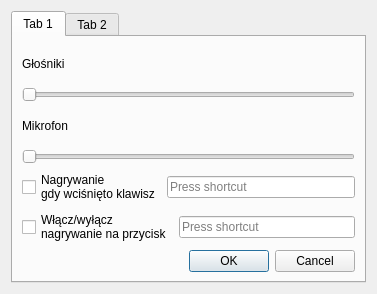
<?xml version="1.0" encoding="UTF-8"?>
<ui version="4.0">
 <class>SettingsDialog</class>
 <widget class="QDialog" name="SettingsDialog">
  <property name="windowModality">
   <enum>Qt::WindowModal</enum>
  </property>
  <property name="geometry">
   <rect>
    <x>0</x>
    <y>0</y>
    <width>377</width>
    <height>294</height>
   </rect>
  </property>
  <property name="minimumSize">
   <size>
    <width>370</width>
    <height>290</height>
   </size>
  </property>
  <property name="windowTitle">
   <string>Ustawienia</string>
  </property>
  <layout class="QVBoxLayout" name="verticalLayout_4">
   <item>
    <layout class="QVBoxLayout" name="verticalLayout_3">
     <item>
      <widget class="QTabWidget" name="tabWidget">
       <property name="currentIndex">
        <number>0</number>
       </property>
       <widget class="QWidget" name="tab_sound">
        <attribute name="title">
         <string>Tab 1</string>
        </attribute>
        <layout class="QVBoxLayout" name="verticalLayout">
         <item>
          <layout class="QVBoxLayout" name="verticalLayout_2">
           <item>
            <widget class="QLabel" name="label_8">
             <property name="text">
              <string>Głośniki</string>
             </property>
            </widget>
           </item>
           <item>
            <widget class="QSlider" name="slider_speakers">
             <property name="orientation">
              <enum>Qt::Horizontal</enum>
             </property>
            </widget>
           </item>
           <item>
            <widget class="QLabel" name="label_9">
             <property name="text">
              <string>Mikrofon</string>
             </property>
            </widget>
           </item>
           <item>
            <widget class="QSlider" name="slider_microphone">
             <property name="orientation">
              <enum>Qt::Horizontal</enum>
             </property>
            </widget>
           </item>
          </layout>
         </item>
         <item>
          <layout class="QHBoxLayout" name="horizontalLayout_6">
           <item>
            <widget class="QCheckBox" name="checkBox_2">
             <property name="text">
              <string>Nagrywanie 
gdy wciśnięto klawisz</string>
             </property>
            </widget>
           </item>
           <item>
            <widget class="QKeySequenceEdit" name="keySequenceEdit"/>
           </item>
          </layout>
         </item>
         <item>
          <layout class="QHBoxLayout" name="horizontalLayout">
           <item>
            <widget class="QCheckBox" name="checkBox">
             <property name="text">
              <string>Włącz/wyłącz 
nagrywanie na przycisk</string>
             </property>
            </widget>
           </item>
           <item>
            <widget class="QKeySequenceEdit" name="keySequenceEdit_2"/>
           </item>
          </layout>
         </item>
         <item>
          <widget class="QDialogButtonBox" name="buttonBox">
           <property name="orientation">
            <enum>Qt::Horizontal</enum>
           </property>
           <property name="standardButtons">
            <set>QDialogButtonBox::Cancel|QDialogButtonBox::Ok</set>
           </property>
          </widget>
         </item>
        </layout>
       </widget>
       <widget class="QWidget" name="tab_crypto">
        <attribute name="title">
         <string>Tab 2</string>
        </attribute>
       </widget>
      </widget>
     </item>
    </layout>
   </item>
  </layout>
 </widget>
 <resources/>
 <connections>
  <connection>
   <sender>buttonBox</sender>
   <signal>accepted()</signal>
   <receiver>SettingsDialog</receiver>
   <slot>accept()</slot>
   <hints>
    <hint type="sourcelabel">
     <x>248</x>
     <y>254</y>
    </hint>
    <hint type="destinationlabel">
     <x>157</x>
     <y>274</y>
    </hint>
   </hints>
  </connection>
  <connection>
   <sender>buttonBox</sender>
   <signal>rejected()</signal>
   <receiver>SettingsDialog</receiver>
   <slot>reject()</slot>
   <hints>
    <hint type="sourcelabel">
     <x>316</x>
     <y>260</y>
    </hint>
    <hint type="destinationlabel">
     <x>286</x>
     <y>274</y>
    </hint>
   </hints>
  </connection>
 </connections>
</ui>
